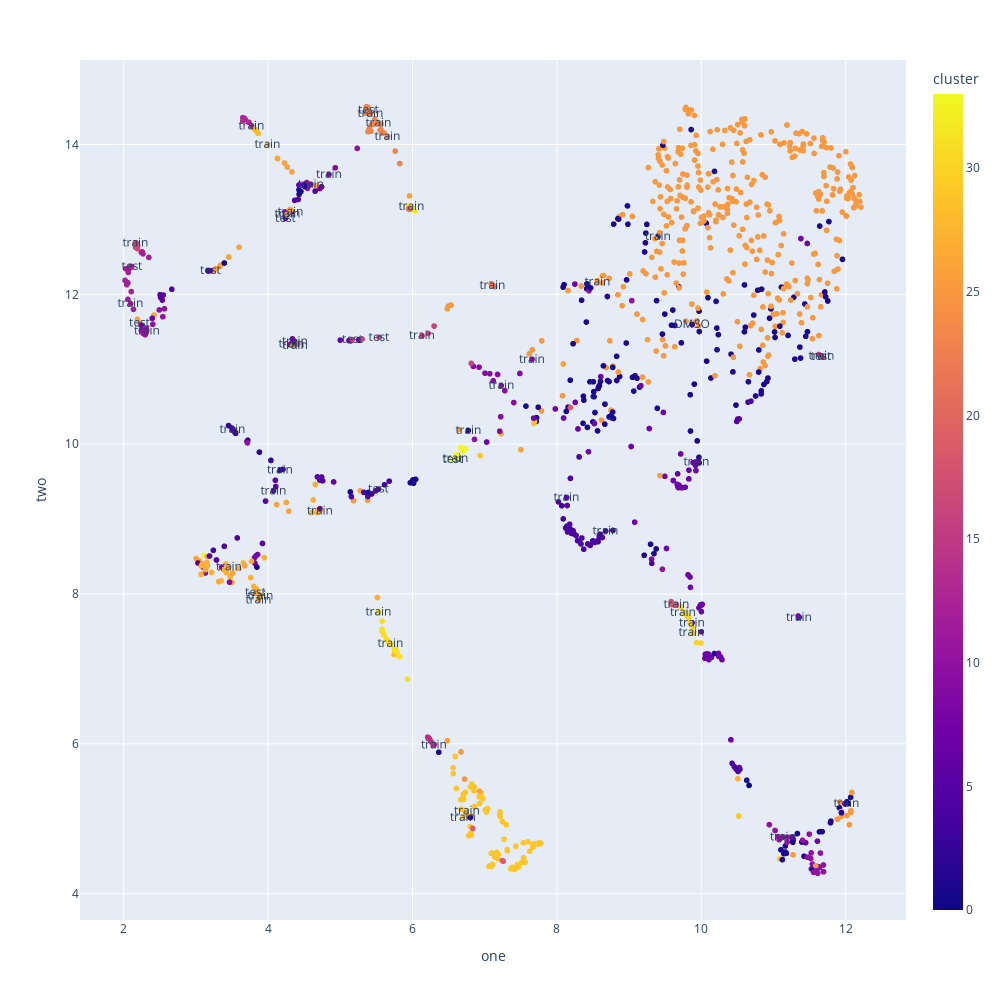

Source (notebook cell):
### Code cell
import plotly.express as px
fig = px.scatter(cp_scaled_filtered, x="one", y="two",hover_data=['cluster','cluster_cp','cluster_l1k','PERT'],color="cluster"\
                 ,text="split",width=1000, height=1000)
# fig = px.scatter(l1k_scaled_filtered[l1k_scaled_filtered['PERT']=='DMSO'], x="one", y="two",hover_data=['cluster','PERT'])
fig.show()

### Figure 1 — Plotly figure (JSON) as saved in the notebook; plotly's stock layout.template omitted (floating-point values rounded to 4 significant figures; data arrays with more than 128 entries replaced by an {"elided": "..."} marker saying what was removed)
{"data": [{"customdata": {"elided": "1124x4 mixed values"}, "hovertemplate": "one=%{x}<br>two=%{y}<br>split=%{text}<br>cluster=%{marker.color}<br>cluster_cp=%{customdata[1]}<br>cluster_l1k=%{customdata[2]}<br>PERT=%{customdata[3]}<extra></extra>", "legendgroup": "", "marker": {"color": {"elided": "1124 int values"}, "coloraxis": "coloraxis", "symbol": "circle"}, "mode": "markers+text", "name": "", "showlegend": false, "text": {"elided": "1124 str values"}, "type": "scattergl", "x": {"elided": "1124 float values"}, "xaxis": "x", "y": {"elided": "1124 float values"}, "yaxis": "y"}], "layout": {"coloraxis": {"colorbar": {"title": {"text": "cluster"}}, "colorscale": [[0, "#0d0887"], [0.1111, "#46039f"], [0.2222, "#7201a8"], [0.3333, "#9c179e"], [0.4444, "#bd3786"], [0.5556, "#d8576b"], [0.6667, "#ed7953"], [0.7778, "#fb9f3a"], [0.8889, "#fdca26"], [1, "#f0f921"]]}, "height": 1000, "legend": {"tracegroupgap": 0}, "margin": {"t": 60}, "width": 1000, "xaxis": {"anchor": "y", "domain": [0, 1], "title": {"text": "one"}}, "yaxis": {"anchor": "x", "domain": [0, 1], "title": {"text": "two"}}}}
